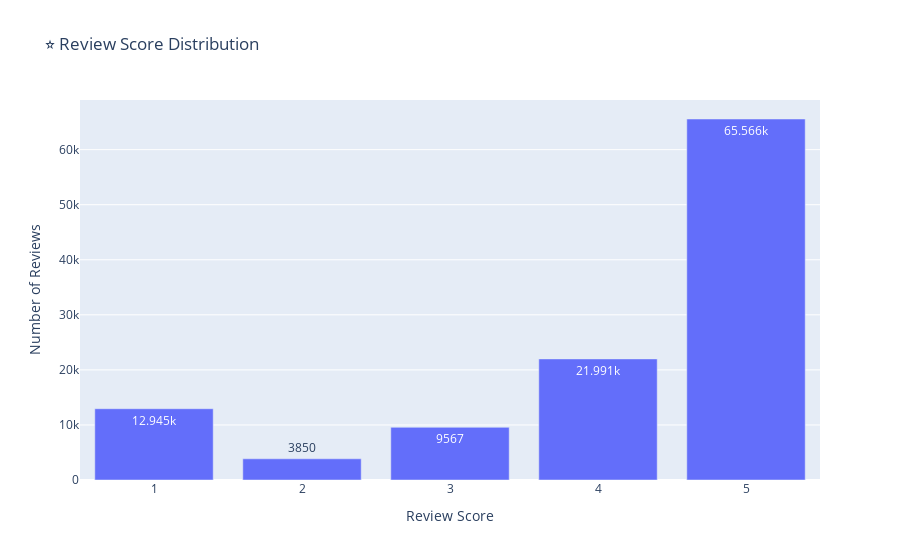

Notebook source saved alongside this figure:
### Markdown cell above
##### 10. Review Score Distribution

### Code cell
review_dist = df.groupby('review_score')['order_id'].count().reset_index().rename(columns={"order_id":"num_reviews"})

fig = px.bar(review_dist, x='review_score', y='num_reviews',
             title='⭐ Review Score Distribution',
             text_auto=True)
fig.update_layout(xaxis_title="Review Score", yaxis_title="Number of Reviews")
fig.show()

### Figure 1 — Plotly figure (JSON) as saved in the notebook; plotly's stock layout.template omitted (floating-point values rounded to 4 significant figures)
{"data": [{"hovertemplate": "review_score=%{x}<br>num_reviews=%{y}<extra></extra>", "legendgroup": "", "marker": {"color": "#636efa", "pattern": {"shape": ""}}, "name": "", "orientation": "v", "showlegend": false, "textposition": "auto", "texttemplate": "%{y}", "type": "bar", "x": [1.0, 2.0, 3.0, 4.0, 5.0], "xaxis": "x", "y": [12945, 3850, 9567, 21991, 65566], "yaxis": "y"}], "layout": {"barmode": "relative", "legend": {"tracegroupgap": 0}, "title": {"text": "⭐ Review Score Distribution"}, "xaxis": {"anchor": "y", "domain": [0, 1], "title": {"text": "Review Score"}}, "yaxis": {"anchor": "x", "domain": [0, 1], "title": {"text": "Number of Reviews"}}}}
